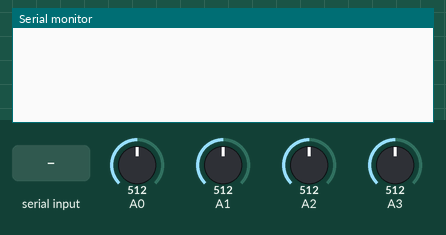
Simulated run of this sketch. Board: Arduino Leonardo, built with avr-gcc and run on an emulated ATmega32U4. On the bench: the last lines printed to the serial monitor. The test bench sets the inputs (shaded band); at power-on: A0 = 512, A1 = 512, A2 = 512, A3 = 512. USB keyboard and mouse output is not drawn.

Above: at 1.2 s.
1.3 s: "90,45\n" received over Serial
At 2.5 s:
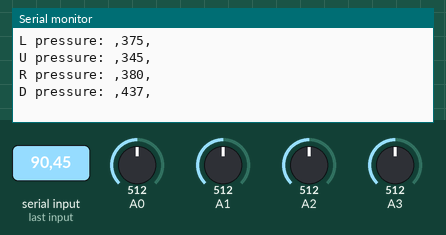
2.8 s: "30,150\n" received over Serial
At 3.9 s:
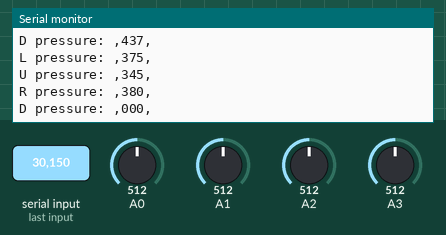

The sketch:

original.ino
```cpp
/*For more information see www.ladyada.net/learn/sensors/fsr.html */


#define BASE_PRESSURE  0

#define LEFT_PRESSURE  375
#define DOWN_PRESSURE  437
#define RIGHT_PRESSURE 380
#define UP_PRESSURE    345

#include <Keyboard.h>

int fsrAnalogPin = 0; // FSR is connected to analog 0
int LURD_pins[4] = {0, 1, 2, 3};
int LURD_State[4] = {0, 0, 0, 0};
int LURD_pressures[4] = {LEFT_PRESSURE, UP_PRESSURE, RIGHT_PRESSURE, DOWN_PRESSURE};
char LURD_Keys[5] = "awds";
const unsigned int MAX_INPUT = 50;
void setup(void) {
  Serial.begin(9600);

  Keyboard.begin();
}

// process data after null terminator is received
void process_data (char * data)
  {

  //do some string parsing
  data[4]=0;
  if (data[0]-48 < 5)
  {
   LURD_pressures[data[0]-48] = atoi((const char *)&(data[1]));
  }
  Serial.print("L pressure: ,");
  if (LURD_pressures[0] < 100)
  {
      Serial.print("0");
  }
  if (LURD_pressures[0] < 10)
  {
      Serial.print("0");
  }
  Serial.print(LURD_pressures[0]);
  Serial.println(",");
  Serial.print("U pressure: ,");
  if (LURD_pressures[1] < 100)
  {
      Serial.print("0");
  }
  if (LURD_pressures[1] < 10)
  {
      Serial.print("0");
  }
  Serial.print(LURD_pressures[1]);
  Serial.println(",");
  Serial.print("R pressure: ,");
  if (LURD_pressures[2] < 100)
  {
      Serial.print("0");
  }
  if (LURD_pressures[2] < 10)
  {
      Serial.print("0");
  }
  Serial.print(LURD_pressures[2]);
  Serial.println(",");
  Serial.print("D pressure: ,");
  if (LURD_pressures[3] < 100)
  {
      Serial.print("0");
  }
  if (LURD_pressures[3] < 10)
  {
      Serial.print("0");
  }
  Serial.print(LURD_pressures[3]);
  Serial.println(",");
  Serial.println("");

  }

void processIncomingByte (const byte inByte)
  {
  static char input_line [MAX_INPUT];
  static unsigned int input_pos = 0;

  switch (inByte)
    {

    case '\n':   // end of text
      input_line [input_pos] = 0;  //null terminator

      process_data (input_line);

      input_pos = 0;
      break;

    case '\r':   // discard carriage return
      break;

    default:
      if (input_pos < (MAX_INPUT - 1))
        input_line [input_pos++] = inByte;
      break;

    }

  }


int counter = 0;
void loop(void) {

 counter = (counter+1)%10;
 if (counter == 0)
 {
   if (Serial.available() > 0)
   {
     processIncomingByte(Serial.read());
   }
 }

//Serial.println(analogRead(1));
 for (int i = 0; i < 4; i++)
 {
     if (analogRead(LURD_pins[i]) > (LURD_pressures[i] + BASE_PRESSURE))
     {
      if (LURD_State[i] == 0)
      {
        Keyboard.press(LURD_Keys[i]);
        LURD_State[i] = 1;
      }
     }
     else
     {
      if (LURD_State[i] == 1)
      {
        Keyboard.release(LURD_Keys[i]);
        LURD_State[i] = 0;
      }
     }
 }
  /*
   * Debugging:
  fsrReading = analogRead(0);
  Serial.print("Analog reading (L)= ");
  Serial.println(fsrReading);

  fsrReading = analogRead(1);
  Serial.print("Analog reading (U)= ");
  Serial.println(fsrReading);

  fsrReading = analogRead(2);
  Serial.print("Analog reading (R)= ");
  Serial.println(fsrReading);

  fsrReading = analogRead(3);
  Serial.print("Analog reading (D)= ");
  Serial.println(fsrReading);
 */
}
```

Measured:
- after the input at 1.3 s, the serial monitor: prints a new line at once (image 1)
- after the input at 2.8 s, the serial monitor: prints a new line at once (image 2)
